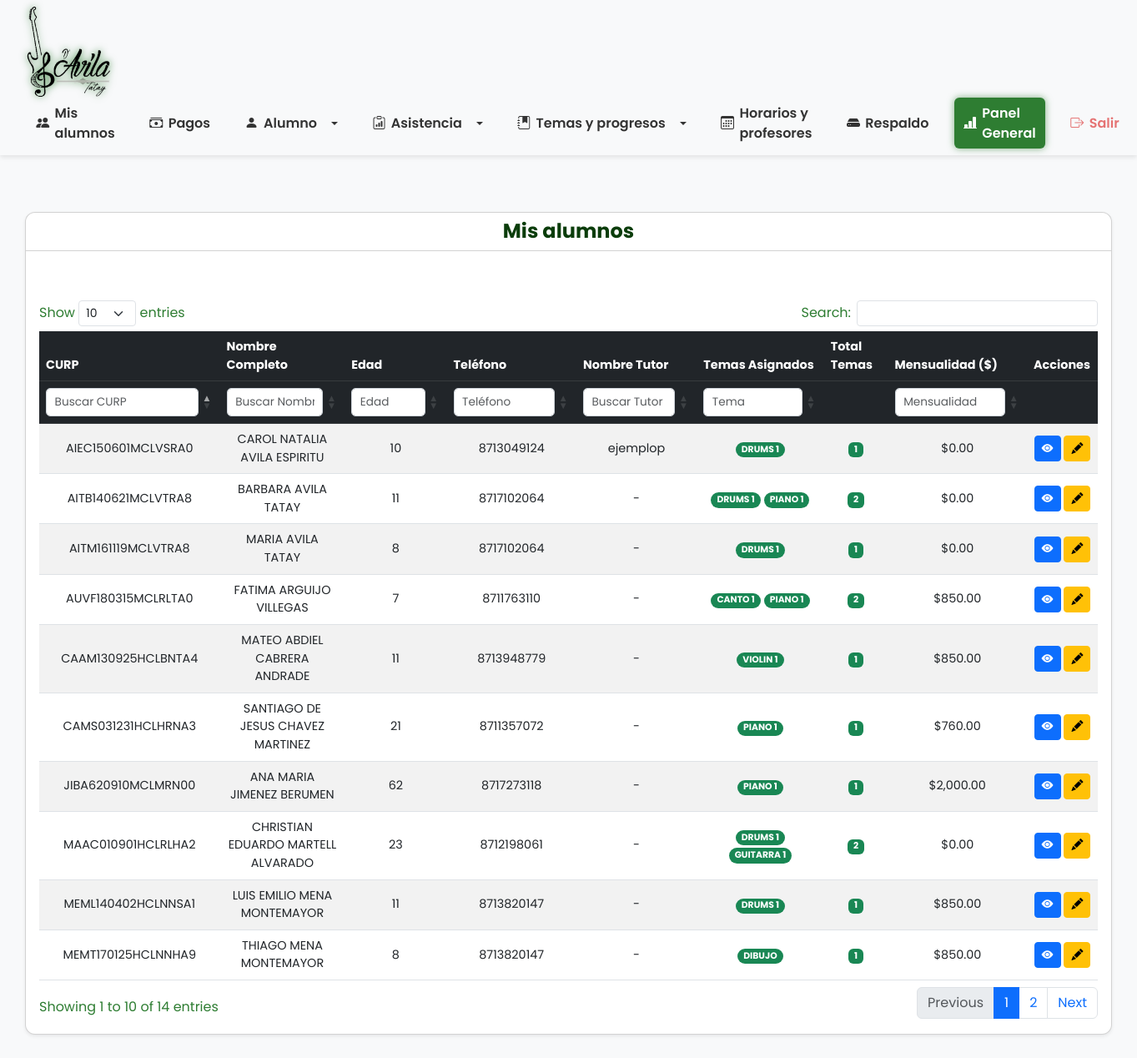
The app's page /lista_alumnos.php (signed in), older data.
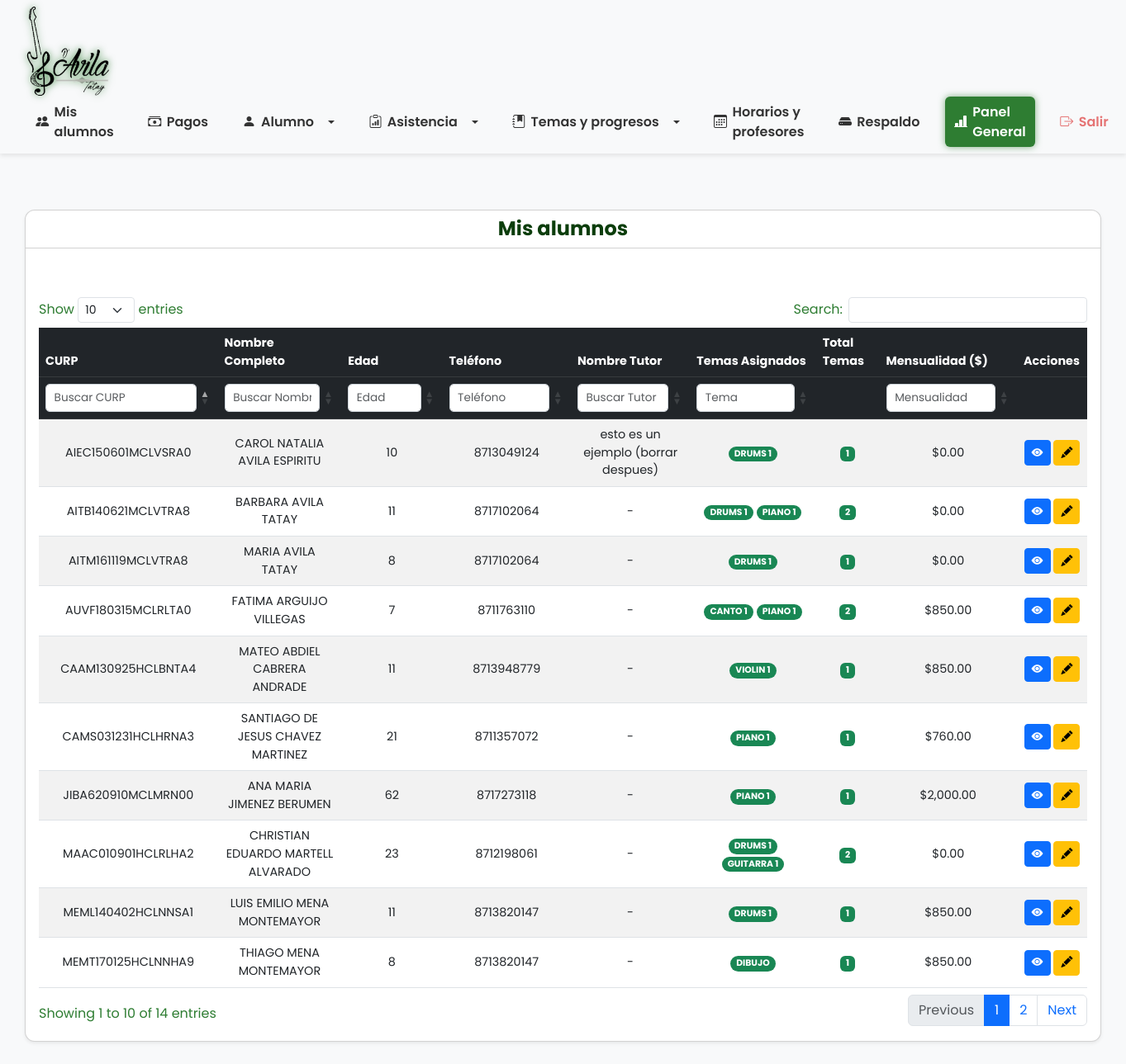
The same page, newer data.
### tables this page shows
CREATE TABLE `alumnos` (
  `curp` varchar(18) NOT NULL,
  `nombre` varchar(50) NOT NULL,
  `apellidos` varchar(100) NOT NULL,
  `nombre_tutor` varchar(100) DEFAULT NULL,
  `fecha_nacimiento` date NOT NULL,
  `telefono` varchar(15) DEFAULT NULL,
  `fecha_registro` timestamp NOT NULL DEFAULT current_timestamp(),
  `mensualidad` decimal(10,2) NOT NULL DEFAULT 0.00,
  `activo` tinyint(1) DEFAULT 1,
  PRIMARY KEY (`curp`)
);

### lista_alumnos.php (the view, shortened to what this page needs)
<?php
$tipo = $_SESSION['tipo_usuario'] ?? null;
require_once __DIR__ . '/includes/bd.php';
$sql = "SELECT
            a.curp,
            a.nombre,
            a.apellidos,
            TIMESTAMPDIFF(YEAR, a.fecha_nacimiento, CURDATE()) AS edad,
            a.telefono,
            a.mensualidad,
            a.nombre_tutor,
            GROUP_CONCAT(CONCAT(t.id, ':', t.nombre) SEPARATOR ' | ') AS temas_asignados,
            COUNT(t.id) AS total_temas
        FROM
            alumnos a
        LEFT JOIN
            alumnos_tema at ON a.curp = at.curp
        LEFT JOIN
            temas t ON at.tema_id = t.id
        WHERE
            a.activo = 1
        GROUP BY
            a.curp
        ORDER BY
            a.nombre, a.apellidos";
$resultado = $conexion->query($sql);
?>
<!DOCTYPE html>
<html lang="es">
<head>
    <link href="https://cdn.jsdelivr.net/npm/bootstrap@5.3.0/dist/css/bootstrap.min.css" rel="stylesheet" />
    <link href="https://cdn.jsdelivr.net/npm/bootstrap-icons@1.10.5/font/bootstrap-icons.css" rel="stylesheet" />
    <link rel="stylesheet" href="https://cdn.datatables.net/1.13.6/css/dataTables.bootstrap5.min.css" />
</head>
<body>
    <?php include 'navbar.php'; ?>
    <div class="full-width-container mt-5 mb-5">
        <div class="card shadow-sm">
            <div class="card-header bg-primary">
                <h4 class="mb-0" style="color: #0b3d0b; font-weight: bold;">Mis alumnos</h4>
            </div>
            <div class="card-body">
                <div class="mb-3 text-end">
                    <span id="contadorResultados" class="badge bg-secondary fs-6">Mostrando 0 alumnos</span>
                </div>
                <div class="table-responsive">
                    <table id="tablaAlumnos" class="table table-striped table-hover align-middle text-center">
                        <thead class="table-dark">
                            <tr>
                                <?php if ($tipo === 'admin'): ?>
                                    <th>CURP</th>
                                <?php endif; ?>
                                <th>Nombre Completo</th>
                                <th>Edad</th>
                                <?php if ($tipo === 'admin'): ?>
                                    <th>Teléfono</th>
                                <?php endif; ?>
                                <?php if ($tipo === 'admin'): ?>
                                    <th>Nombre Tutor</th>
                                <?php endif; ?>
                                <th>Temas Asignados</th>
                                <th>Total Temas</th>
                                <?php if ($tipo === 'admin'): ?>
                                    <th>Mensualidad ($)</th>
                                <?php endif; ?>
                                <th>Acciones</th>
                            </tr>
                            <tr class="filters bg-light">
                                <?php if ($tipo === 'admin'): ?>
                                    <th><input type="text" class="form-control form-control-sm" placeholder="Buscar CURP" />
                                    </th>
                                <?php endif; ?>
                                <th><input type="text" class="form-control form-control-sm"
                                        placeholder="Buscar Nombre Completo" /></th>
                                <th><input type="number" class="form-control form-control-sm" placeholder="Edad" /></th>
                                <?php if ($tipo === 'admin'): ?>
                                    <th><input type="text" class="form-control form-control-sm" placeholder="Teléfono" />
                                    </th>
                                <?php endif; ?>
                                <?php if ($tipo === 'admin'): ?>
                                    <th><input type="text" class="form-control form-control-sm"
                                            placeholder="Buscar Tutor" /></th>
                                <?php endif; ?>
                                <th><input type="text" class="form-control form-control-sm" placeholder="Tema" /></th>
                                <th></th>
                                <?php if ($tipo === 'admin'): ?>
                                    <th><input type="number" step="0.01" class="form-control form-control-sm"
                                            placeholder="Mensualidad" /></th>
                                <?php endif; ?>
                                <th></th>
                            </tr>
                        </thead>
                        <tbody>
                            <?php while ($alumno = $resultado->fetch_assoc()): ?>
                                <tr>
                                    <?php if ($tipo === 'admin'): ?>
                                        <td><?= htmlspecialchars($alumno['curp']) ?></td>
                                    <?php endif; ?>
                                    <td><?= htmlspecialchars($alumno['nombre'] . ' ' . $alumno['apellidos']) ?></td>
                                    <td><?= $alumno['edad'] ?></td>
                                    <?php if ($tipo === 'admin'): ?>
                                        <td><?= htmlspecialchars($alumno['telefono']) ?></td>
                                    <?php endif; ?>
                                    <?php if ($tipo === 'admin'): ?>
                                        <td <?= empty($alumno['nombre_tutor']) ? 'data-bs-toggle="tooltip" data-bs-placement="top" title="Sin tutor registrado"' : '' ?>>
                                            <?= htmlspecialchars($alumno['nombre_tutor'] ?: '-') ?>
                                        </td>
                                    <?php endif; ?>
                                    <td>
                                        <?php if (!empty($alumno['temas_asignados'])):
                                            $temas = explode(' | ', $alumno['temas_asignados']);
                                            foreach ($temas as $tema) {
                                                list($temaId, $temaNombre) = explode(':', $tema);
                                                ?>
                                                <a href="progreso.php?tema_id=<?= $temaId ?>&curp=<?= urlencode($alumno['curp']) ?>"
                                                    class="badge bg-secondary rounded-pill text-decoration-none">
                                                    <?= htmlspecialchars($temaNombre) ?>
                                                </a>
                                                <?php
                                            }
                                        else: ?>
                                            <span class="text-muted fst-italic">Sin temas</span>
                                        <?php endif; ?>
                                    </td>
                                    <td>
                                        <span class="badge bg-<?= $alumno['total_temas'] > 0 ? 'primary' : 'secondary' ?>">
                                            <?= $alumno['total_temas'] ?>
                                        </span>
                                    </td>
                                    <?php if ($tipo === 'admin'): ?>
                                        <td>$<?= number_format($alumno['mensualidad'] ?? 0, 2) ?></td>
                                    <?php endif; ?>
                                    <td>
                                        <a href="panel_alumno.php?curp=<?= urlencode($alumno['curp']) ?>"
                                            class="btn btn-sm btn-primary" title="Ver Detalles">
                                            <i class="bi bi-eye-fill"></i>
                                        </a>
                                        <?php if ($tipo === 'admin'): ?>
                                            <a href="editar_alumno.php?curp=<?= urlencode($alumno['curp']) ?>"
                                                class="btn btn-sm btn-warning" title="Editar">
                                                <i class="bi bi-pencil-fill"></i>
                                            </a>
                                        <?php endif; ?>
                                    </td>
                                </tr>
                            <?php endwhile; ?>
                        </tbody>
                    </table>
                </div>
            </div>
        </div>
    </div>
</body>
</html>

### navbar.php (shortened to what this page needs)
<!DOCTYPE html>
<html lang="es">
<head>
  <link href="https://cdn.jsdelivr.net/npm/bootstrap-icons@1.10.5/font/bootstrap-icons.css" rel="stylesheet" />
</head>
<body>
  <nav class="navbar" role="navigation" aria-label="Menú principal">
    <a href="#" class="navbar-logo" aria-label="Inicio">
      <img src="musiclogo.png" alt="Logo" width="100" height="auto" />
    </a>
    <ul class="navbar-menu" id="navbarMenu">
      <li><a href="lista_alumnos.php"><i class="bi bi-people-fill"></i> Mis alumnos</a></li>
      <?php if ($tipo === 'admin'): ?>
        <li><a href="pagos.php"><i class="bi bi-cash-stack"></i> Pagos</a></li>
      <?php endif; ?>
      <?php if ($tipo === 'admin'): ?>
        <li class="nav-dropdown">
          <button class="dropdown-toggle" aria-expanded="false" aria-controls="submenuGestionTemas" aria-haspopup="true">
            <i class="bi bi-person-fill"></i> Alumno <i class=""></i>
          </button>
        </li>
      <?php endif; ?>
      <li class="nav-dropdown">
        <button class="dropdown-toggle" aria-expanded="false" aria-controls="submenuAsistencia" aria-haspopup="true">
          <i class="bi bi-clipboard-data"></i> Asistencia <i class=""></i>
        </button>
      </li>
      <li class="nav-dropdown">
        <button class="dropdown-toggle" aria-expanded="false" aria-controls="submenuGestionTemas2" aria-haspopup="true">
          <i class="bi bi-journal-bookmark-fill"></i> Temas y progresos <i class=""></i>
        </button>
      </li>
         <?php if ($tipo === 'admin'): ?>
        <li><a href="editar_horarios.php"><i class="bi bi-calendar3"></i> Horarios y profesores</a></li>
      <?php endif; ?>
      <?php if ($tipo === 'admin'): ?>
        <li><a href="backup_manager.php"><i class="bi bi-hdd-fill"></i> Respaldo</a></li>
      <?php endif; ?>
      <?php if ($tipo === 'admin'): ?>
        <li><a href="panel_general.php" class="active"><i class="bi bi-bar-chart-line-fill"></i> Panel General</a></li>
      <?php endif; ?>
      <li><a href="logout.php" style="color: #e57373;"><i class="bi bi-box-arrow-right"></i> Salir</a></li>
    </ul>
  </nav>
</body>
</html>

### lista_alumnos.php (style rules this page uses)
body, html { margin: 0; padding: 0; width: 100%; min-width: 900px; background-color: #f8f9fa; font-family: 'Segoe UI', Tahoma, Geneva, Verdana, sans-serif; color: #2e7d32; }
.full-width-container { max-width: 100vw; padding: 20px 30px; box-sizing: border-box; }
.navbar { background-color: var(--verde-dollar-soft) !important; }
.badge-clase, .badge.bg-secondary, .badge.bg-primary { background-color: var(--verde-dollar) !important; color: white !important; }
[data-bs-toggle="tooltip"] { cursor: help; text-decoration: underline dotted var(--verde-dollar); }
.card { border-radius: 12px; box-shadow: 0 10px 25px var(--verde-dollar-soft); transition: box-shadow 0.3s ease; background: white; color: #2e7d32; }
.card-header.bg-primary { background-color: var(--verde-dollar) !important; color: white; font-weight: 700; font-size: 1.4rem; border-top-left-radius: 12px; border-top-right-radius: 12px; text-align: center; }
table.dataTable { width: 100% !important; table-layout: auto !important; font-size: 0.9rem; color: var(--verde-dollar); }
table.dataTable thead { background: var(--verde-dollar); color: white; }
thead tr.filters th input { font-size: 0.85rem; padding: 0.35rem 0.6rem; width: 100%; box-sizing: border-box; border-radius: 5px; border: 1px solid #ced4da; transition: border-color 0.3s; }
#contadorResultados { font-weight: 600; user-select: none; color: var(--verde-dollar); }
.badge.bg-secondary.rounded-pill { background-color: #145c14 !important; color: white !important; }
.badge.bg-secondary.rounded-pill { background-color: #198754 !important; color: white !important; }
.badge.bg-secondary.rounded-pill, .badge.bg-primary { background-color: #198754 !important; color: white !important; }

### navbar.php (style rules this page uses)
body { font-family: 'Poppins', sans-serif; }
.navbar { display: flex; align-items: center; padding: 0.5rem 2rem; background-color: #f5faf5; position: relative; z-index: 1000; user-select: none; box-shadow: 0 2px 6px rgba(0, 0, 0, 0.1); }
.navbar-logo { margin-right: 2rem; flex-shrink: 0; }
.navbar-logo img { display: block; width: 100px; height: auto; object-fit: contain; filter: drop-shadow(0 0 5px #2e7d32); }
.navbar-menu { list-style: none; margin: 0; padding: 0; display: flex; gap: 1.2rem; flex-grow: 1; justify-content: center; align-items: center; }
.navbar-menu a, .nav-dropdown > button.dropdown-toggle { color: #333333; text-decoration: none; font-weight: 600; display: flex; align-items: center; gap: 0.4rem; padding: 0.4rem 0.7rem; border-radius: 6px; background: none; border: none; cursor: pointer; transition: background 0.3s, box-shadow 0.3s, color 0.3s; font-size: 1rem; }
.navbar-menu a:hover, .nav-dropdown > button.dropdown-toggle:hover, .navbar-menu a.active, .nav-dropdown > button.dropdown-toggle[aria-expanded="true"] { background: #2e7d32; box-shadow: 0 0 8px rgba(46, 125, 50, 0.6); color: #fff; }
.nav-dropdown { position: relative; }

Row changes from the older to the newer data that the page shows:
changed alumnos "AIEC150601MCLVSRA0": nombre_tutor "ejemplop" → "esto es un ejemplo (borrar despues)"
